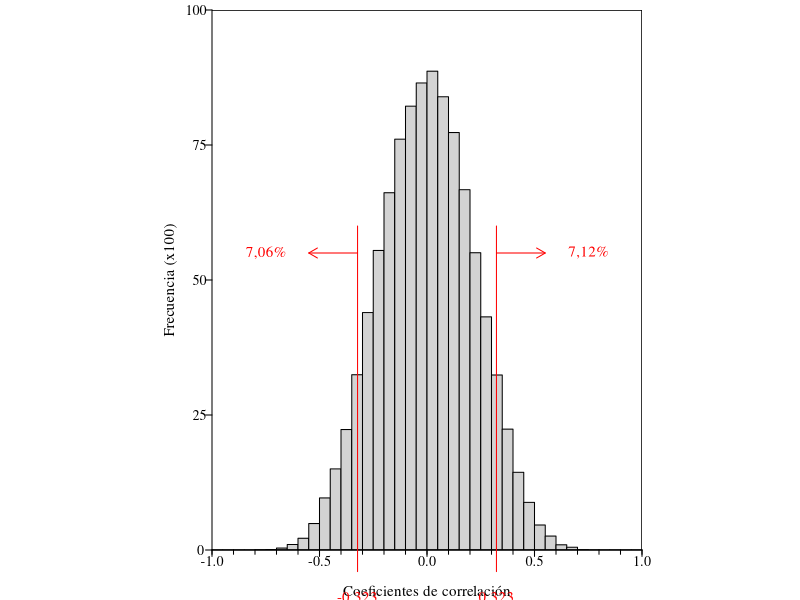

R code for this plot:

png(file="060_simulaCorre.png",width=1900, height=975, res = 300)

t = 0.85
ite = 100000
corre = rep(NA, ite)

for (i in 1:ite) {
  x = rnorm(22, 137, 6.4)
  y = rnorm(22, 6, 0.5)
  corre[i] = cor(x,y)
}

par(mar = c(2.5, 10.6, 0.5, 7.9), family = "serif") # par(mar = c(2.5, 7.5, 0.5, 11)
hist(corre, breaks = seq(-1,1,0.05),  xlab="", ylab="", cex = t, xaxt = "n", yaxt = "n", xaxs="i", yaxs="i", main = "", ylim=c(0, 10000),
     axes = TRUE, plot = TRUE)
axis(side=1, padj=-2, tck=-0.015, at=seq(-1, 1, 0.5), cex.axis = t)
axis(side=1, padj=-2, tck=-0.01, at=seq(-1, 1, 0.1), cex.axis = t, labels = FALSE)
axis(side=2, hadj=0.2, tck=-0.015, at=seq(0, 10000, 2500), cex.axis = t, labels = c("  0", " 25", " 50", " 75", "100   "), las = 1)
segments(-1,10000,1,10000, lwd = 1.5)
segments(1,0,1,10000, lwd = 1.5)

segments(-0.323, -400, -0.323, 6000, col ="red", xpd = NA)
segments(0.323, -400, 0.323, 6000, col ="red", xpd = NA)

arrows(-0.323, 5500, -0.55, 5500, length = 0.1, col = "red")
arrows(0.323, 5500, 0.55, 5500, length = 0.1, col = "red")

mtext('Coeficientes de correlación', side=1, line=1.5, cex=t+0.05, las=1, family = "serif", xpd = NA)
mtext('Frecuencia (x100)', side=2, line=1.7, cex=t+0.05, las=0, family = "serif")

text (-0.323, -900, "-0,323", col = "red", cex = t+0.05, xpd=NA)
text (0.323, -900, "0,323", col = "red", cex = t+0.05, xpd=NA)
text (-0.75, 5500, "7,06%", col = "red", cex = t+0.05)
text (0.75, 5500, "7,12%", col = "red", cex = t+0.05)
dev.off()